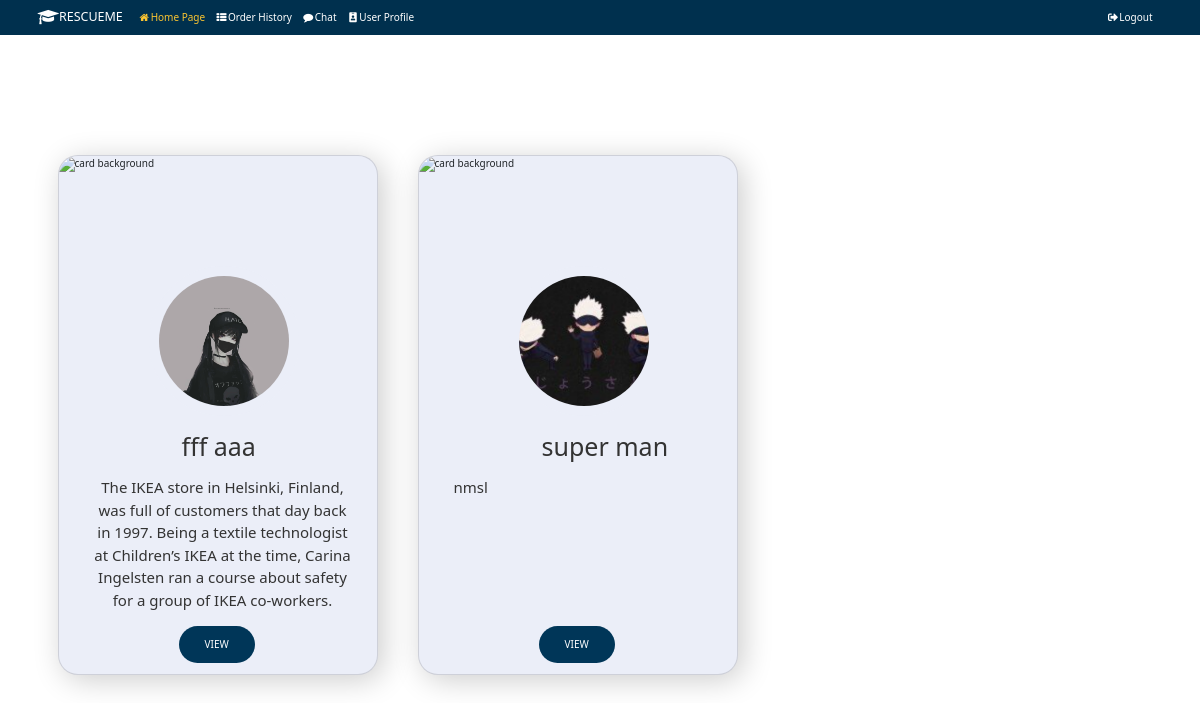
/home/ (signed in), run on the app's committed database.
### resume_review/models.py (models this page shows, shortened)
class Reviewer(models.Model):
    account = models.ForeignKey(Account, on_delete=models.CASCADE)
    price = models.DecimalField(max_digits=6, decimal_places=2, default=0)
    specialized_field = models.CharField(max_length=255)
    self_intro = models.TextField()
    delivery_time = models.DateTimeField(null=False, default=timezone.now)

class Account(models.Model):
    FRESHMEN = 'Freshmen'
    SOPHOMORE = 'Sophomore'
    JUNIOR = 'Junior'
    SENIOR = 'Senior'
    GRADUATE = 'Graduate'
    ACADEMIC_STANDING = [
        (FRESHMEN, 'Freshmen'),
        (SOPHOMORE, 'Sophomore'),
        (JUNIOR, 'Junior'),
        (SENIOR, 'Senior'),
        (GRADUATE, 'Graduate'),
    ]
    MAJOR = source_api.get_major_list()
    user = models.ForeignKey(User, on_delete=models.CASCADE)
    first_name = models.CharField(max_length=255)
    last_name = models.CharField(max_length=255)
    major = models.CharField(max_length=255, choices=MAJOR)
    academic = models.CharField(
        max_length=255, choices=ACADEMIC_STANDING)
    phone = models.CharField(max_length=12)
    create_at = models.DateField(auto_now=True)
    avatar = models.ImageField(
        upload_to='profile_pic', null=True, default='user.png')

### resume_review/views.py (the view, shortened to what this page needs)
# urls.py: path('home/', views.HomePageView.as_view(), name='home'),
class HomePageView(FormView):
    template_name = "home.html"
    form_class = SearchForm
    def get_context_data(self, **kwargs):
        context = super().get_context_data(**kwargs)
        context['reviewer'] = user_api.get_good_reviewer()
        return context
    def get(self, request, *args, **kwargs):
        context = self.get_context_data(**kwargs)
        if not self.request.user.is_authenticated:
            return HttpResponseRedirect('/')
        return self.render_to_response(context)

### resume_review/user_api.py (called while the page is built)
def get_good_reviewer():
    good_reviewer = []
    reviewers = Reviewer.objects.all()
    for r in reviewers:
        comments = Comment.objects.filter(reviewer=r)
        rate_sum = 0
        for c in comments:
            rate_sum += int(float(c.rate))
        ave_rate = rate_sum / len(comments) if len(comments) != 0 else 0
        if ave_rate >= 4.0:
            good_reviewer.append(r)
    return good_reviewer

### resume_review/templates/home.html (shortened to what this page needs)
{% extends "base.html" %}
{% load static %}
{% block content %}
<link rel="stylesheet" href="https://use.fontawesome.com/releases/v5.6.3/css/all.css">
<link rel="stylesheet" href="{% static 'css/card.css' %}">
<link rel="stylesheet" href="https://cdnjs.cloudflare.com/ajax/libs/font-awesome/4.7.0/css/font-awesome.min.css">
<section>
    <div class="container">
        <div class="card-wrapper">
            {% for reviewer in reviewer %}
            <div class="card">
                <img class="profile-img" src="{{reviewer.account.avatar.url}}" >
                <h1>{{reviewer.account.first_name}} {{reviewer.account.last_name}}</h1>
                <p class="about">{{reviewer.self_intro}}</p>
                <a href="#" class="btn">View</a>
            </div>
            {% endfor %}
        </div>
    </div>
</section>
{% endblock %}

### static/css/card.css (style rules this page uses)
* { margin: 0; padding: 0; box-sizing: border-box; }
html { font-size: 10px; font-family: "Roboto", sans-serif; }
a { text-decoration: none; color: #fff; }
section { padding: 10rem 0; background-color: #fff; }
.card-wrapper { display: flex; align-items: center; align-content: center; flex-direction: row; flex-wrap: wrap; border-radius: 2rem; }
.card { width: 32rem; height: 52rem; background-color: #ebeef8; display: flex; flex-direction: column; align-items: center; justify-content: center; margin: 2rem; box-shadow: .5rem .5rem 3rem rgba(0,0,0,0.2); border-radius: 2rem; }
.profile-img { width: 15rem; height: 15rem; object-fit: cover; border-radius: 50%; margin-top: -10rem; z-index: 1000; border: 1rem solid #ebeef8; }
.card h1 { font-size: 2.5rem; color: #333; margin: 1.5rem 0; }
.card .about { font-size: 1.5rem; margin: 1rem 0; font-style: normal; text-align: center; color: #333; padding: 1rem 2.5rem; }
.card .btn { padding: 1rem 2.5rem; background-color: #003658; border-radius: 2rem; margin: 1rem 0; text-transform: uppercase; color: #fff; transition: all .5s; }

### data on the page
Reviewer: account.avatar (picture), account.first_name "fff", account.last_name "aaa", self_intro "The IKEA store in Helsinki, Finland, was full of customers that day back in 1997. Being a textile technologist at Children’s IKEA at the time, Carina Ingelsten ran a course about safety for a group of IKEA co-workers."
Reviewer: account.avatar (picture), account.first_name "super", account.last_name "man", self_intro "nmsl"
